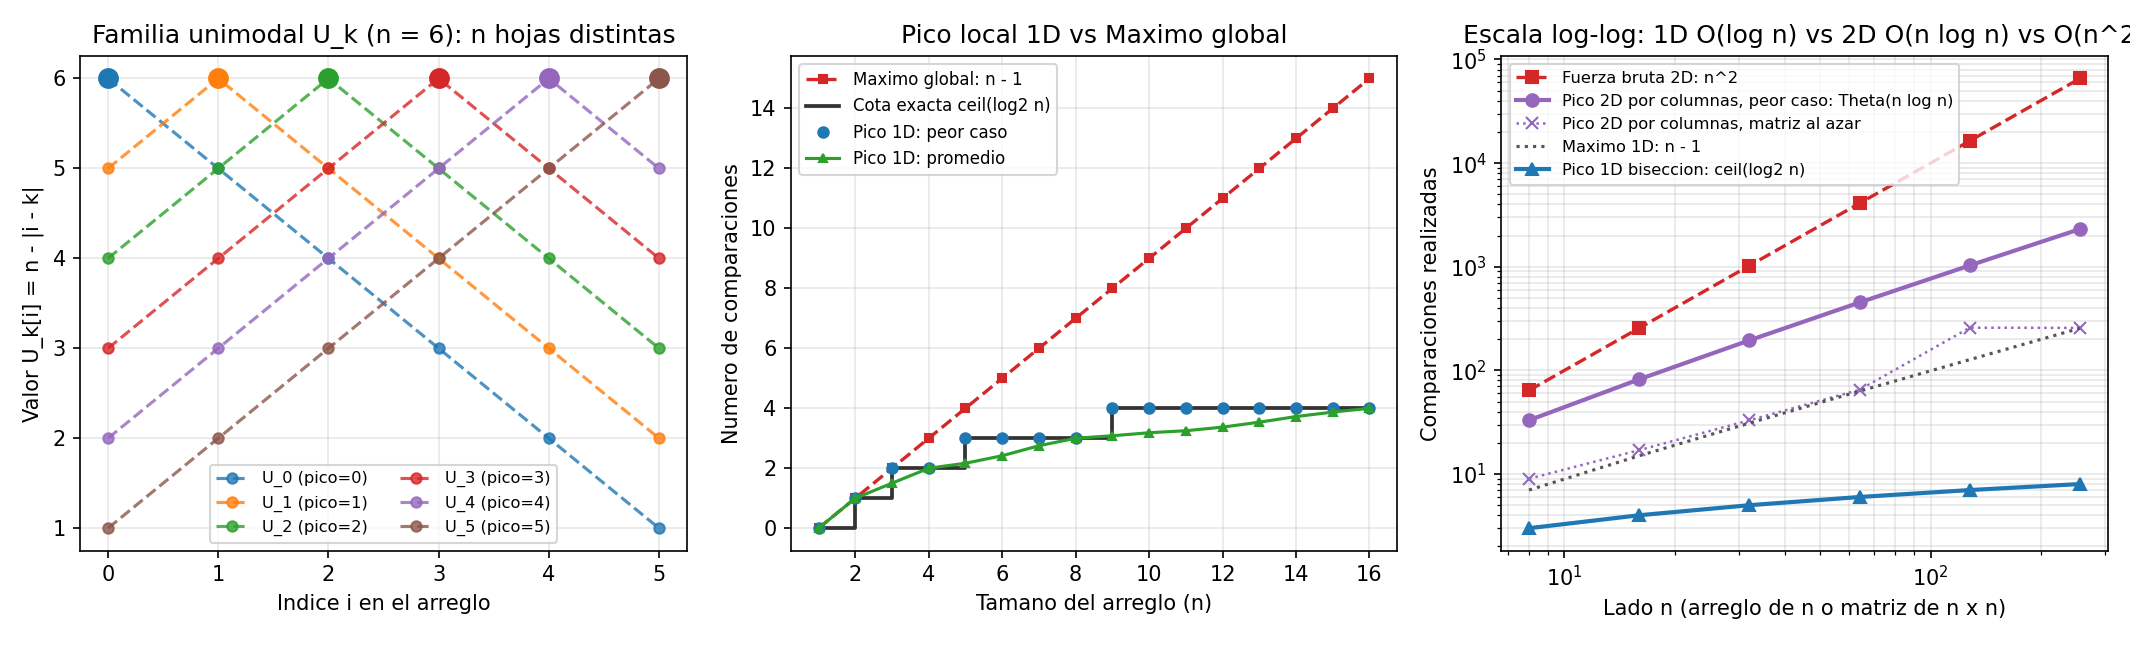

Generate this figure with Python:
import math
import random
import time
from itertools import permutations
from pathlib import Path
import matplotlib.pyplot as plt
import matplotlib.animation as animation
import matplotlib.patches as patches


def es_pico(A, i):
    n = len(A)
    izq_ok = (i == 0) or (A[i] >= A[i - 1])
    der_ok = (i == n - 1) or (A[i] >= A[i + 1])
    return izq_ok and der_ok


def todos_los_picos(A):
    return [i for i in range(len(A)) if es_pico(A, i)]


def pico_1d(A, comparar_menor=None, guardar_traza=False):
    """
    Algoritmo de biseccion en exactamente <= ceil(log2 n) comparaciones.
    Mantiene el invariante de fronteras:
      (lo == 0 o A[lo-1] < A[lo]) y (hi == n-1 o A[hi] >= A[hi+1])
    """
    lo, hi = 0, len(A) - 1
    traza = []

    if comparar_menor is None:
        def comparar_menor(i, j):
            return A[i] < A[j]

    paso = 0
    while lo < hi:
        paso += 1
        m = (lo + hi) // 2
        sube_a_derecha = comparar_menor(m, m + 1)
        if guardar_traza:
            traza.append({
                "paso": paso,
                "lo": lo,
                "hi": hi,
                "m": m,
                "sube": sube_a_derecha,
                "nuevo_lo": (m + 1 if sube_a_derecha else lo),
                "nuevo_hi": (hi if sube_a_derecha else m),
                "phi_antes": hi - lo + 1,
                "phi_despues": (hi - m if sube_a_derecha else m - lo + 1),
            })
        if sube_a_derecha:
            lo = m + 1
        else:
            hi = m

    if guardar_traza:
        return lo, traza
    return lo


def pico_2d_divide_y_venceras(M):
    """
    Generalizacion a 2D (matriz n x n): encuentra un pico 2D aplicando la misma idea
    de frontera sobre la columna central. Solo parte las columnas, asi que en el peor
    caso cuesta T(n, c) = T(n, c/2) + Theta(n) = Theta(n log n) comparaciones, en lugar
    de las n^2 de la fuerza bruta. Alternando el corte entre filas y columnas se baja a
    Theta(n) (Llewellyn, Tovey y Trick); esa version no esta implementada aqui.
    """
    filas = len(M)
    cols = len(M[0])
    lo_c, hi_c = 0, cols - 1
    comparaciones = 0

    while lo_c <= hi_c:
        mid_c = (lo_c + hi_c) // 2
        # Hallar el maximo global de la columna mid_c en O(filas)
        mejor_f = 0
        for f in range(1, filas):
            comparaciones += 1
            if M[f][mid_c] > M[mejor_f][mid_c]:
                mejor_f = f

        # Comparar con los vecinos izquierdo y derecho de esa fila
        sube_izq = False
        sube_der = False
        if mid_c > lo_c:
            comparaciones += 1
            if M[mejor_f][mid_c - 1] > M[mejor_f][mid_c]:
                sube_izq = True
        if not sube_izq and mid_c < hi_c:
            comparaciones += 1
            if M[mejor_f][mid_c + 1] > M[mejor_f][mid_c]:
                sube_der = True

        if not sube_izq and not sube_der:
            return (mejor_f, mid_c), comparaciones
        elif sube_izq:
            hi_c = mid_c - 1
        else:
            lo_c = mid_c + 1

    return (0, 0), comparaciones


def es_pico_2d(M, f, c):
    filas, cols = len(M), len(M[0])
    v = M[f][c]
    if f > 0 and M[f - 1][c] > v:
        return False
    if f + 1 < filas and M[f + 1][c] > v:
        return False
    if c > 0 and M[f][c - 1] > v:
        return False
    if c + 1 < cols and M[f][c + 1] > v:
        return False
    return True


def instrumentar(A):
    cuenta = [0]

    def menor(i, j):
        cuenta[0] += 1
        return A[i] < A[j]

    return menor, cuenta


def unimodal(n, k):
    return [n - abs(i - k) for i in range(n)]


def generar_gif_pico(A, traza, idx_final, ruta_gif):
    n = len(A)
    fig, (ax_arr, ax_phi) = plt.subplots(
        1, 2, figsize=(11, 4.4), gridspec_kw={"width_ratios": [1.65, 1.0]}
    )

    frames = [None] + traza + ["FIN"]

    def actualizar(idx):
        ax_arr.clear()
        ax_phi.clear()

        estado = frames[idx]
        if estado is None:
            lo, hi = 0, n - 1
            m = None
            titulo = f"Inicio: intervalo activo [0..{n-1}], potencial Phi = {n}"
            pasos_hechos = 0
        elif estado == "FIN":
            lo = hi = idx_final
            m = None
            titulo = f"Fin en {len(traza)} comparaciones: lo = hi = {idx_final} es PICO (A[{idx_final}] = {A[idx_final]})"
            pasos_hechos = len(traza)
        else:
            lo, hi = estado["lo"], estado["hi"]
            m = estado["m"]
            dir_txt = f"A[{m}] < A[{m+1}] (sube -> derecha [{m+1}..{hi}])" if estado["sube"] else f"A[{m}] >= A[{m+1}] (baja -> izquierda [{lo}..{m}])"
            titulo = f"Paso {estado['paso']}: m = {m} | {dir_txt}"
            pasos_hechos = estado["paso"]

        colores = []
        for i in range(n):
            if estado == "FIN" and i == idx_final:
                colores.append("#2ca02c")
            elif m is not None and (i == m or i == m + 1):
                colores.append("#ff7f0e")
            elif lo <= i <= hi:
                colores.append("#1f77b4")
            else:
                colores.append("#d9d9d9")

        barras = ax_arr.bar(range(n), A, color=colores, edgecolor="#333333", width=0.72, zorder=3)
        for i, b in enumerate(barras):
            ax_arr.text(
                b.get_x() + b.get_width() / 2, b.get_height() + 0.5,
                str(A[i]), ha="center", va="bottom", fontsize=8.5, fontweight="bold"
            )

        # Sombrear el intervalo activo [lo, hi]
        rect = patches.Rectangle(
            (lo - 0.45, 0), (hi - lo + 0.9), max(A) + 4.5,
            linewidth=1.5, edgecolor="#1f77b4", facecolor="#1f77b4", alpha=0.08, zorder=1
        )
        ax_arr.add_patch(rect)

        # Mostrar las condiciones de frontera del invariante
        izq_txt = "lo=0 (borde)" if lo == 0 else f"A[{lo-1}]<A[{lo}] (sube)"
        der_txt = f"hi={n-1} (borde)" if hi == n - 1 else f"A[{hi}]>=A[{hi+1}] (baja)"
        ax_arr.text(
            (lo + hi) / 2, max(A) + 2.8,
            f"Invariante en [{lo}..{hi}]: izq [{izq_txt}] | der [{der_txt}]",
            ha="center", va="center", fontsize=8.8,
            bbox=dict(boxstyle="round,pad=0.25", facecolor="#eef5fb", edgecolor="#1f77b4")
        )

        ax_arr.set_xticks(range(n))
        ax_arr.set_xticklabels([str(i) for i in range(n)], fontsize=8.5)
        ax_arr.set_ylim(0, max(A) + 5.5)
        ax_arr.set_xlabel("Indice i del arreglo A")
        ax_arr.set_ylabel("Valor A[i]")
        ax_arr.set_title(titulo, fontsize=10, fontweight="bold")
        ax_arr.grid(True, axis="y", alpha=0.25)

        # Panel derecho: caida exponencial del tamano del intervalo Phi
        xs_todos = list(range(len(traza) + 1))
        ys_todos = [n] + [t["phi_despues"] for t in traza]
        cota_teorica = [math.ceil(n / (2 ** k)) for k in xs_todos]

        ax_phi.plot(xs_todos, cota_teorica, "--", color="#888888", lw=1.6, label="Cota ceil(n / 2^k)")
        ax_phi.plot(xs_todos[:pasos_hechos + 1], ys_todos[:pasos_hechos + 1],
                    "o-", color="#d62728", lw=2.5, markersize=6, label="Tamano activo (hi - lo + 1)")
        ax_phi.axhline(1, color="#2ca02c", linestyle=":", lw=1.4, label="Meta Phi = 1 (pico hallado)")
        ax_phi.set_xlim(-0.2, len(traza) + 0.3)
        ax_phi.set_ylim(0, n + 1.5)
        ax_phi.set_xticks(xs_todos)
        ax_phi.set_xlabel("Comparaciones realizadas (k)")
        ax_phi.set_ylabel("Elementos candidatos en [lo..hi]")
        ax_phi.set_title("Reduccion a la mitad por biseccion", fontsize=10)
        ax_phi.grid(True, alpha=0.3)
        ax_phi.legend(loc="upper right", fontsize=8)

        plt.tight_layout()

    ani = animation.FuncAnimation(fig, actualizar, frames=len(frames), interval=1200, repeat=True)
    ani.save(ruta_gif, writer=animation.PillowWriter(fps=1))
    plt.close(fig)


if __name__ == "__main__":
    # 1. Traza detallada sobre un arreglo de 8 elementos y otro de 16 para el GIF
    A_ej8 = [3, 5, 8, 6, 12, 15, 11, 4]
    pos8, traza8 = pico_1d(A_ej8, guardar_traza=True)
    print(f"=== Traza paso a paso sobre A = {A_ej8} (n = 8) ===")
    for t in traza8:
        sentido = "sube -> derecha" if t["sube"] else "baja -> izquierda"
        print(f"Paso {t['paso']}: [{t['lo']}..{t['hi']}], m={t['m']} "
              f"(A[{t['m']}]={A_ej8[t['m']]} vs A[{t['m']+1}]={A_ej8[t['m']+1]}: {sentido}) "
              f"-> [{t['nuevo_lo']}..{t['nuevo_hi']}], tamano={t['phi_despues']}")
    print(f"Resultado devuelto: indice {pos8} (valor {A_ej8[pos8]}), es_pico={es_pico(A_ej8, pos8)}\n")

    A_gif = [4, 7, 11, 9, 6, 8, 13, 16, 19, 17, 14, 18, 22, 20, 15, 10]
    pos_gif, traza_gif = pico_1d(A_gif, guardar_traza=True)
    ruta_gif = Path(__file__).with_name("ejercicio-14-anim.gif")
    generar_gif_pico(A_gif, traza_gif, pos_gif, ruta_gif)
    print(f"GIF animado de 16 elementos guardado en {ruta_gif.name}")

    # 2. Verificacion contra fuerza bruta en 20,000 arreglos aleatorios
    rng = random.Random(503)
    for _ in range(20_000):
        n = rng.randint(1, 45)
        escala = rng.choice([2, 5, 100])
        A = [rng.randrange(escala) for _ in range(n)]
        menor, cuenta = instrumentar(A)
        idx = pico_1d(A, menor)
        assert es_pico(A, idx)
        cota = math.ceil(math.log2(n)) if n > 1 else 0
        assert cuenta[0] <= cota
    print("20,000 arreglos aleatorios verificados: siempre halla un pico en <= ceil(log2 n) comparaciones.")

    # 3. Peor caso y promedio exactos sobre todas las permutaciones (n <= 9)
    print(f"\n{'n':>3} {'peor caso (permutaciones)':>27} {'promedio':>10} {'ceil(log2 n)':>14} {'maximo (n-1)':>14}")
    datos_n = list(range(1, 17))
    peor_lista, prom_lista, cota_lista, max_lista = [], [], [], []

    for n in datos_n:
        cota = math.ceil(math.log2(n)) if n > 1 else 0
        if n <= 9:
            peor = 0
            suma = 0
            total = 0
            for P in permutations(range(n)):
                menor, cuenta = instrumentar(P)
                idx = pico_1d(P, menor)
                assert es_pico(P, idx)
                peor = max(peor, cuenta[0])
                suma += cuenta[0]
                total += 1
            prom = suma / total
            assert peor == cota
            if n in (1, 2, 3, 4, 5, 8, 9):
                print(f"{n:>3} {peor:>27} {prom:>10.2f} {cota:>14} {n - 1:>14}")
        else:
            peor = 0
            suma = 0
            muestras = 2000
            for _ in range(muestras):
                P = rng.sample(range(n), n)
                menor, cuenta = instrumentar(P)
                idx = pico_1d(P, menor)
                assert es_pico(P, idx)
                peor = max(peor, cuenta[0])
                suma += cuenta[0]
            prom = suma / muestras
        peor_lista.append(peor)
        prom_lista.append(prom)
        cota_lista.append(cota)
        max_lista.append(n - 1)

    # 4. Comprobacion de las entradas unimodales U_k de la cota inferior
    for n in [1, 2, 6, 15, 50]:
        for k in range(n):
            U = unimodal(n, k)
            assert todos_los_picos(U) == [k]
            menor, _ = instrumentar(U)
            assert pico_1d(U, menor) == k
    print("\nVerificada la familia unimodal U_k: cada posicion k es el unico pico de U_k.")

    # 5. Comparacion experimental con la generalizacion a 2D y tiempos reales
    print("\n=== Comparacion entre Pico 1D O(log n), Maximo 1D O(n) y Pico 2D por columnas ===")
    print(f"{'n':>6} {'comp Pico 1D':>14} {'comp Max 1D':>13} {'Pico 2D al azar':>16} "
          f"{'Pico 2D peor caso':>18} {'n log2 n':>9} {'celdas n^2':>12}")
    ns_2d = [8, 16, 32, 64, 128, 256]
    comp_1d_med, comp_2d_med, comp_2d_peor, comp_2d_fb = [], [], [], []
    for n_m in ns_2d:
        arr_1d = [rng.random() for _ in range(n_m)]
        menor, c1 = instrumentar(arr_1d)
        pico_1d(arr_1d, menor)

        mat_2d = [[rng.random() for _ in range(n_m)] for _ in range(n_m)]
        (f_p, c_p), c2 = pico_2d_divide_y_venceras(mat_2d)
        assert es_pico_2d(mat_2d, f_p, c_p)

        # peor caso: valores que crecen hacia la derecha, asi que siempre sigue por
        # la mitad derecha y recorre ~log2 n columnas enteras
        mat_peor = [[c * n_m + f for c in range(n_m)] for f in range(n_m)]
        (f_p, c_p), c3 = pico_2d_divide_y_venceras(mat_peor)
        assert es_pico_2d(mat_peor, f_p, c_p)

        comp_1d_med.append(c1[0])
        comp_2d_med.append(c2)
        comp_2d_peor.append(c3)
        comp_2d_fb.append(n_m * n_m)
        print(f"{n_m:>6} {c1[0]:>14} {n_m - 1:>13} {c2:>16} {c3:>18} "
              f"{round(n_m * math.log2(n_m)):>9} {n_m * n_m:>12}")

    # 6. Figura estatica de 3 paneles
    fig, (ax1, ax2, ax3) = plt.subplots(1, 3, figsize=(14.2, 4.3))

    n_uni = 6
    colores_u = ["#1f77b4", "#ff7f0e", "#2ca02c", "#d62728", "#9467bd", "#8c564b"]
    xs = list(range(n_uni))
    for k in range(n_uni):
        uk = unimodal(n_uni, k)
        ax1.plot(xs, uk, "o--", color=colores_u[k], lw=1.5, markersize=5, alpha=0.8, label=f"U_{k} (pico={k})")
        ax1.plot([k], [uk[k]], "o", color=colores_u[k], markersize=9)
    ax1.set_title("Familia unimodal U_k (n = 6): n hojas distintas")
    ax1.set_xlabel("Indice i en el arreglo")
    ax1.set_ylabel("Valor U_k[i] = n - |i - k|")
    ax1.set_xticks(xs)
    ax1.grid(True, alpha=0.3)
    ax1.legend(fontsize=7.8, ncol=2)

    ax2.plot(datos_n, max_lista, "s--", color="#d62728", lw=1.6, markersize=4, label="Maximo global: n - 1")
    ax2.step(datos_n, cota_lista, where="post", color="#333333", lw=1.8, label="Cota exacta ceil(log2 n)")
    ax2.plot(datos_n, peor_lista, "o", color="#1f77b4", markersize=5, label="Pico 1D: peor caso")
    ax2.plot(datos_n, prom_lista, "^-", color="#2ca02c", lw=1.5, markersize=4, label="Pico 1D: promedio")
    ax2.set_title("Pico local 1D vs Maximo global")
    ax2.set_xlabel("Tamano del arreglo (n)")
    ax2.set_ylabel("Numero de comparaciones")
    ax2.grid(True, alpha=0.3)
    ax2.legend(fontsize=8)

    ax3.loglog(ns_2d, comp_2d_fb, "s--", color="#d62728", lw=1.6, label="Fuerza bruta 2D: n^2")
    ax3.loglog(ns_2d, comp_2d_peor, "o-", color="#9467bd", lw=2.0, label="Pico 2D por columnas, peor caso: Theta(n log n)")
    ax3.loglog(ns_2d, comp_2d_med, "x:", color="#9467bd", lw=1.2, label="Pico 2D por columnas, matriz al azar")
    ax3.loglog(ns_2d, [n_m - 1 for n_m in ns_2d], ":", color="#555555", lw=1.5, label="Maximo 1D: n - 1")
    ax3.loglog(ns_2d, comp_1d_med, "^-", color="#1f77b4", lw=2.0, label="Pico 1D biseccion: ceil(log2 n)")
    ax3.set_title("Escala log-log: 1D O(log n) vs 2D O(n log n) vs O(n^2)")
    ax3.set_xlabel("Lado n (arreglo de n o matriz de n x n)")
    ax3.set_ylabel("Comparaciones realizadas")
    ax3.grid(True, which="both", alpha=0.3)
    ax3.legend(fontsize=7.8)

    plt.tight_layout()
    salida = Path(__file__).with_name("ejercicio-14.png")
    plt.savefig(salida, dpi=150)
    plt.close(fig)
    print(f"\nGrafica guardada en {salida.name}")
